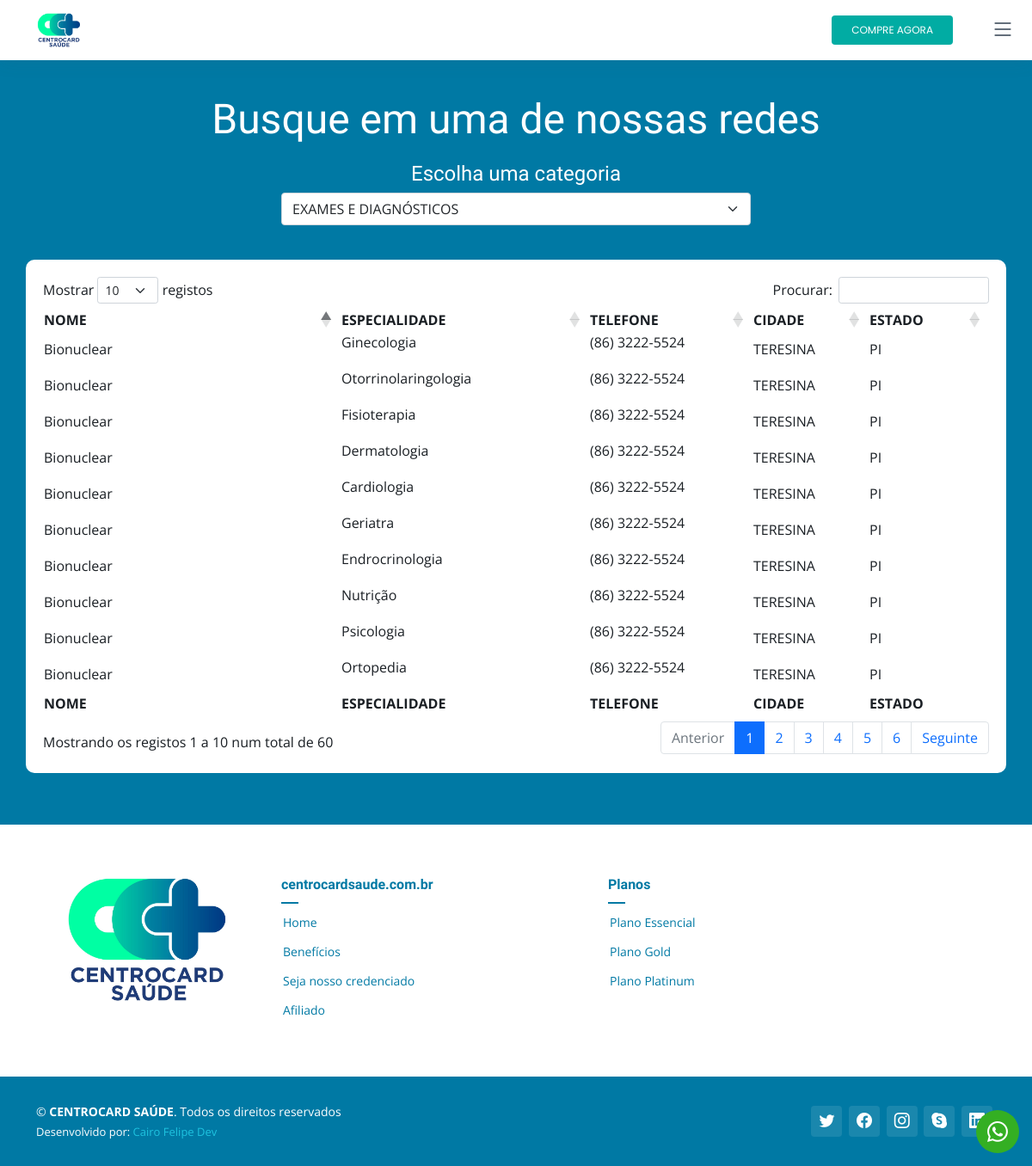
Page /busca-rede-centrocard.php on the committed database.
### tables this page shows
CREATE TABLE `specialties` (
  `id` int(11) NOT NULL AUTO_INCREMENT,
  `name` varchar(100) DEFAULT NULL,
  `esp_1` varchar(100) DEFAULT NULL,
  `city` varchar(200) DEFAULT NULL,
  `estado` varchar(200) DEFAULT NULL,
  `tel` varchar(500) DEFAULT NULL,
  `email` varchar(500) DEFAULT NULL,
  `img` varchar(200) DEFAULT NULL,
  PRIMARY KEY (`id`)
);

### classes/Url.class.php (called while the page is built)
<?php
class URI
{
	static private $protocolo;
	static private $host;
	static private $scriptName;
	static private $finalBase;
	protected function Protocolo()
	{
		if($_SERVER['SERVER_PROTOCOL'] === 'HTTP/1.1')
		{
			self::$protocolo = 'http://';
		}
		else
		{
			self::$protocolo = 'https://';
		}
		return self::$protocolo;
	}
	protected function Host()
	{
		self::$host = $_SERVER['HTTP_HOST'];
		return self::$host;
	}
	protected function scriptName()
	{
		$scr = dirname($_SERVER['SCRIPT_NAME']);
		if(!empty($scr) || substr_count($scr, '/') > 1)
		{
			self::$scriptName = $scr . '';
		}
		else
		{
			self::$scriptName = '';
		}
		return self::$scriptName;
	}
	public function base($url='')
	{
		self::$finalBase = self::Protocolo() . self::Host() . self::scriptName();
		return self::$finalBase.$url;
	}
}

### busca-rede-centrocard.php (the view, shortened to what this page needs)
<?php
require_once './admin/dbconfig.php';
require "classes/Url.class.php";
$URI = new URI();
?>
<!DOCTYPE html>
<html lang="pt-br">
<head>
  <link href="<?php echo $URI->base('/assets/vendor/bootstrap/css/bootstrap.min.css') ?>" rel="stylesheet">
  <link href="<?php echo $URI->base('/assets/vendor/bootstrap-icons/bootstrap-icons.css') ?>" rel="stylesheet">
  <link href="<?php echo $URI->base('/assets/vendor/aos/aos.css') ?>" rel="stylesheet">
  <link href="<?php echo $URI->base('/assets/vendor/glightbox/css/glightbox.min.css') ?>" rel="stylesheet">
  <link href="<?php echo $URI->base('/assets/vendor/swiper/swiper-bundle.min.css') ?>" rel="stylesheet">
  <link href="<?php echo $URI->base('/assets/css/variables.css') ?>" rel="stylesheet">
  <link href="<?php echo $URI->base('/assets/css/main.css') ?>" rel="stylesheet">
  <link rel="stylesheet" href="https://cdn.datatables.net/1.11.4/css/dataTables.bootstrap5.min.css" />
  <link rel="stylesheet" href="https://cdn.datatables.net/responsive/2.2.9/css/responsive.dataTables.min.css" />
</head>
<body>
  <?php include "components/navbar-blue.php"; ?>
  <section id="redes" class="redes">
    <div class="container">
      <div class="section-header">
        <h2>Busque em uma de nossas redes</h2>
        <form action="#">
          <h4 class="text-white">Escolha uma categoria</h4>
          <div class="row justify-content-center">
            <div class="col-md-6">
              <select class="form-select" name="SelectOptions" id="SelectOptions" required>
                <option value="Div1">EXAMES E DIAGNÓSTICOS</option>
              </select>
            </div>
          </div>
        </form>
      </div>
    </div>
    <div class="DivPai">
      <div class="Div1">
        <div class="container container-form">
          <table id="example" class="display" style="width:100%">
            <thead>
              <tr>
                <th>NOME</th>
                <th>ESPECIALIDADE</th>
                <th>TELEFONE</th>
                <th>CIDADE</th>
                <th>ESTADO</th>
              </tr>
            </thead>
            <tbody>
              <?php
              $stmt = $DB_con->prepare('SELECT * FROM specialties ORDER BY id ASC');
              $stmt->execute();
              if ($stmt->rowCount() > 0) {
                while ($row = $stmt->fetch(PDO::FETCH_ASSOC)) {
                  extract($row);
              ?>
                  <tr>
                    <td><?php echo $name; ?></td>
                    <td>
                      <?php if ($esp_1 != '') { ?>
                        <p><?php echo $esp_1; ?></p>
                      <?php } ?>
                    </td>
                    <td>
                      <p><?php echo $tel; ?></p>
                    </td>
                    <td>TERESINA</td>
                    <td>PI</td>
                  </tr>
              <?php
                }
              } ?>
            </tbody>
            <tfoot>
              <tr>
                <th>NOME</th>
                <th>ESPECIALIDADE</th>
                <th>TELEFONE</th>
                <th>CIDADE</th>
                <th>ESTADO</th>
              </tr>
            </tfoot>
          </table>
        </div>
      </div>
    </div>
  </section>
  <a href="#" class="scroll-top d-flex align-items-center justify-content-center"><i class="bi bi-whatsapp"></i></a>
  <?php include "components/footer.php"; ?>
</body>
</html>

### assets/css/variables.css (style rules this page uses)
:root { --font-default: 'Open Sans', system-ui, -apple-system, "Segoe UI", Roboto, "Helvetica Neue", Arial, "Noto Sans", "Liberation Sans", sans-serif, "Apple Color Emoji", "Segoe UI Emoji", "Segoe UI Symbol", "Noto Color Emoji"; --font-primary: 'Source Sans Pro', sans-serif; --font-secondary: 'Poppins', sans-serif; --color-default: #1a1f24; --color-default-rgb: 26, 31, 36; --color-links: #0079a4; --color-links-hover: #1ec3e0; --color-primary: #0079a4; --color-primary-light: #1ec3e0; --color-primary-dark: #0079a4; --color-primary-rgb: 14, 162, 189; --color-primary-light-rgb: 30, 195, 224; --color-primary-dark-rgb: 1, 137, 161; --color-secondary: #485664; --color-secondary-light: #8f9fae; --color-secondary-dark: #3a4753; --color-secondary-rgb: 72, 86, 100; --color-secondary-light-rgb: 143, 159, 174; --color-secondary-dark-rgb: 58, 71, 83; --color-blue: #0d6efd; --color-blue-rgb: 13, 110, 253; --color-indigo: #6610f2; --color-indigo-rgb: 102, 16, 242; --color-purple: #6f42c1; --color-purple-rgb: 111, 66, 193; --color-pink: #f3268c; --color-pink-rgb: 243, 38, 140; --color-red: #df1529; --color-red-rgb: 223, 21, 4; --color-orange: #fd7e14; --color-orange-rgb: 253, 126, 20; --color-yellow: #ffc107; --color-yellow-rgb: 255, 193, 7; --color-green: #059652; --color-green-rgb: 5, 150, 82; --color-teal: #20c997; --color-teal-rgb: 32, 201, 151; --color-cyan: #0dcaf0; --color-cyan-rgb: 13, 202, 240; --color-white: #ffffff; --color-white-rgb: 255, 255, 255; --color-gray: #6c757d; --color-gray-rgb: 108, 117, 125; --color-black: #000000; --color-black-rgb: 0, 0, 0; }
:root { --bs-blue: var(--color-blue); --bs-indigo: var(--color-indigo); --bs-purple: var(--color-purple); --bs-pink: var(--color-pink); --bs-red: var(--color-red); --bs-orange: var(--color-orange); --bs-yellow: var(--color-yellow); --bs-green: var(--color-green); --bs-teal: var(--color-teal); --bs-cyan: var(--color-cyan); --bs-white: var(--color-white); --bs-gray: var(--color-gray); --bs-gray-dark: #343a40; --bs-gray-100: #f8f9fa; --bs-gray-200: #e9ecef; --bs-gray-300: #dee2e6; --bs-gray-400: #ced4da; --bs-gray-500: #adb5bd; --bs-gray-600: #6c757d; --bs-gray-700: #495057; --bs-gray-800: #343a40; --bs-gray-900: #212529; --bs-primary: var(--color-blue); --bs-secondary: var(--color-blue); --bs-success: #198754; --bs-info: #0dcaf0; --bs-warning: #ffc107; --bs-danger: #dc3545; --bs-light: #f8f9fa; --bs-dark: #212529; --bs-primary-rgb: var(--color-primary-rgb); --bs-secondary-rgb: var(--color-secondary-rgb); --bs-success-rgb: 25, 135, 84; --bs-info-rgb: 13, 202, 240; --bs-warning-rgb: 255, 193, 7; --bs-danger-rgb: 220, 53, 69; --bs-light-rgb: 248, 249, 250; --bs-dark-rgb: 33, 37, 41; --bs-white-rgb: var(--color-white-rgb); --bs-black-rgb: var(--color-black-rgb); --bs-body-color-rgb: var(--color-default-rgb); --bs-body-bg-rgb: 255, 255, 255; --bs-font-sans-serif: var(--font-default); --bs-font-monospace: SFMono-Regular, Menlo, Monaco, Consolas, "Liberation Mono", "Courier New", monospace; --bs-gradient: linear-gradient(180deg, rgba(255, 255, 255, 0.15), rgba(255, 255, 255, 0)); --bs-body-font-family: var(--font-default); --bs-body-font-size: 1rem; --bs-body-font-weight: 400; --bs-body-line-height: 1.5; --bs-body-color: var(--color-default); --bs-body-bg: #fff; }

### assets/css/main.css (style rules this page uses)
:root { scroll-behavior: smooth; }
a { color : var(--color-links); text-decoration: none; }
h1, h2, h3, h4, h5, h6 { font-family: var(--font-primary); }
section { padding : 60px 0; overflow: hidden; }
.section-header { text-align : center; padding-bottom: 40px; }
.section-header h2 { font-size : 48px; font-weight : 300; margin-bottom: 20px; color : var(--color-secondary); }
.scroll-top { position : fixed; right : 15px; bottom : 15px; z-index : 995; background : #34af23; width : 50px; height : 50px; border-radius: 40px; transition : all 0.4s; }
.scroll-top i { font-size : 24px; color : var(--color-white); line-height: 0; }
.redes { margin-top: 50px; background: var(--color-primary); }
.redes h2 { color: var(--color-white); }
.redes .container-form { background-color: var(--color-white); padding : 20px; border-radius : 10px; }

### rows in the picture
specialties: name "Bionuclear", esp_1 "Ginecologia", tel "(86) 3222-5524"
specialties: name "Bionuclear", esp_1 "Otorrinolaringologia", tel "(86) 3222-5524"
specialties: name "Bionuclear", esp_1 "Fisioterapia", tel "(86) 3222-5524"
specialties: name "Bionuclear", esp_1 "Dermatologia", tel "(86) 3222-5524"
specialties: name "Bionuclear", esp_1 "Cardiologia", tel "(86) 3222-5524"
specialties: name "Bionuclear", esp_1 "Geriatra", tel "(86) 3222-5524"
specialties: name "Bionuclear", esp_1 "Endrocrinologia", tel "(86) 3222-5524"
specialties: name "Bionuclear", esp_1 "Nutrição", tel "(86) 3222-5524"
specialties: name "Bionuclear", esp_1 "Psicologia", tel "(86) 3222-5524"
specialties: name "Bionuclear", esp_1 "Ortopedia", tel "(86) 3222-5524"
